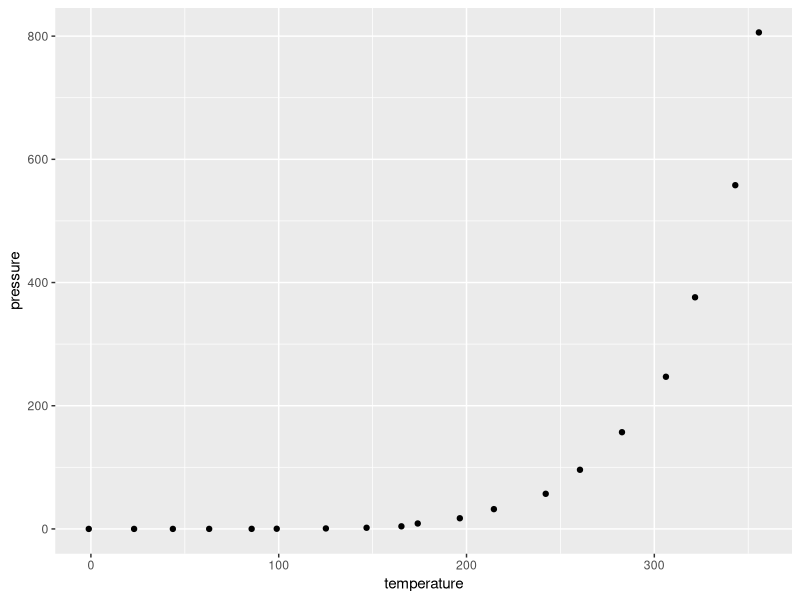

The R script that drew this image:
## ---- chunk 1
knitr::opts_chunk$set(echo = TRUE)
## ---- chunk 2
summary(cars)
## ---- chunk 3
library(ggplot2)
library(tidyverse)

pressure %>% 
  ggplot(aes(x = temperature, y = pressure)) +
  geom_jitter()

#change!!


